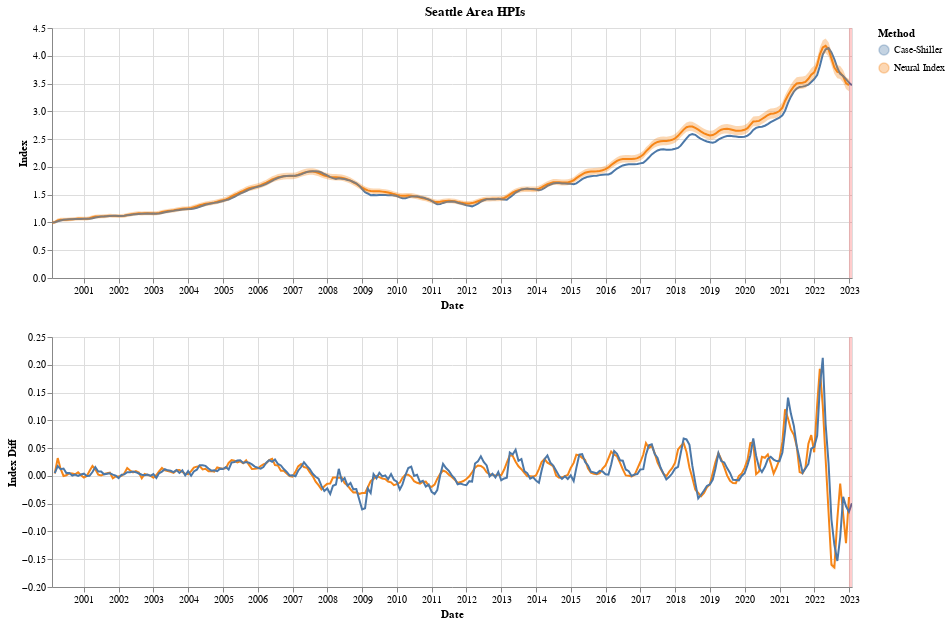

Write notebook code for a chart like this one.
### Code cell
def plot_seattle_index(df, max_plot_date=None):
    if max_plot_date is None:
        max_plot_date = df["sale_date"].max().strftime("%Y-%m-%d")

    df_cs = (
        read_cs(seasonally_adjusted=False)
        .drop(columns="Index")
        .assign(value_low=lambda x: 0)
        .assign(value_high=lambda x: 0)
        .assign(month=lambda x: x["month"].dt.strftime("%Y-%m-%d"))
        .assign(index=lambda x: "Case-Shiller")
    )

    df_fhfa = (
        read_fhfa(seasonally_adjusted=False)
        .drop(columns="Index")
        .assign(value_low=lambda x: 0)
        .assign(value_high=lambda x: 0)
        .assign(month=lambda x: x["month"].dt.strftime("%Y-%m-%d"))
        .assign(index=lambda x: "FHFA")
    )

    kwargs = {
        "region": None,
        "seasonally_adjusted": False,
        "max_year": pd.to_datetime(max_plot_date).year,
    }
    df_nz = (
        get_nz_index(model, df, **kwargs)
        .assign(index="Neural Index")
    )

    df_index = (
        pd.concat([df_nz, df_cs])
        # pd.concat([df_nz, df_fhfa])
        .assign(value_low=lambda x: x["value"] - x["value_low"])
        .assign(value_high=lambda x: x["value"] + x["value_high"])
    )

    chart = plot_index(
        df_index,
        height=250,
        width=800,
        max_plot_date=max_plot_date,
    )
    chart = chart.properties(
        title=alt.TitleParams("Seattle Area HPIs", anchor="middle"),
    )

    return chart


def plot_seattle_index_by_city(df, max_plot_date, n=5):
    df_nz_city = []
    for region in list(df["city"].value_counts().index[:n]):
        kwargs = {
            "region": region,
            "seasonally_adjusted": False,
            "max_year": pd.to_datetime(max_plot_date).year,
        }
        df_nz_city_i = (
            get_nz_index(model, df, **kwargs)
            .assign(City=region)
        )
        df_nz_city.append(df_nz_city_i)
    df_nz_city = pd.concat(df_nz_city)

    df_index = (
        df_nz_city
        .assign(value_low=lambda x: x["value"] - x["value_low"])
        .assign(value_high=lambda x: x["value"] + x["value_high"])
    )

    chart = plot_index(
        df_index,
        region="City",
        height=250,
        width=800,
        max_plot_date=max_plot_date,
    )
    chart = chart.properties(
        title=alt.TitleParams("Seattle Area Neural HPIs by City", anchor="middle"),
    )

    return chart


plot_seattle_index(df, max_plot_date="2023-02-01").display()
# plot_seattle_index_by_city(df, max_plot_date="2023-01-01").display()

### Figure 1 — Vega-Lite specification as saved in the notebook (floating-point values rounded to 4 significant figures; data arrays with more than 128 entries replaced by an {"elided": "..."} marker saying what was removed)
{"$schema": "https://vega.github.io/schema/vega-lite/v5.16.3.json", "config": {"view": {"continuousHeight": 300, "continuousWidth": 300}}, "datasets": {"data-2f524b96b5e05e75c850d66a5a1165f3": {"elided": "553 records"}, "data-59e3f2b58b1666c186b0f21976e0b11e": [{"start": "2022-12-31T00:00:00", "stop": "2023-02-01T00:00:00"}], "data-db4fe4ddd9e8bc24dc8d7bed5fb07fe0": {"elided": "553 records"}}, "params": [{"bind": "scales", "name": "param_1", "select": {"encodings": ["x", "y"], "type": "interval"}, "views": ["view_1"]}, {"bind": "scales", "name": "param_2", "select": {"encodings": ["x", "y"], "type": "interval"}, "views": ["view_2"]}], "title": {"anchor": "middle", "text": "Seattle Area HPIs"}, "vconcat": [{"data": {"name": "data-db4fe4ddd9e8bc24dc8d7bed5fb07fe0"}, "height": 250, "layer": [{"encoding": {"color": {"field": "index", "sort": ["Case-Shiller", "Neural Index"], "type": "nominal"}, "tooltip": [{"field": "month", "format": "%b %Y", "title": "Date", "type": "temporal"}, {"field": "index", "title": "Method", "type": "nominal"}, {"field": "value_low", "format": ".3f", "title": "Value (Low)", "type": "quantitative"}, {"field": "value", "format": ".3f", "title": "Value", "type": "quantitative"}, {"field": "value_high", "format": ".3f", "title": "Value (High)", "type": "quantitative"}], "x": {"axis": {"format": "%Y", "labelAngle": 0, "title": "Date"}, "field": "month", "type": "temporal"}, "y": {"field": "value", "title": "Index", "type": "quantitative"}}, "mark": {"type": "line"}, "name": "view_1"}, {"encoding": {"color": {"field": "index", "sort": ["Case-Shiller", "Neural Index"], "title": "Method", "type": "nominal"}, "tooltip": [{"field": "month", "format": "%b %Y", "title": "Date", "type": "temporal"}, {"field": "index", "title": "Method", "type": "nominal"}, {"field": "value_low", "format": ".3f", "title": "Value (Low)", "type": "quantitative"}, {"field": "value", "format": ".3f", "title": "Value", "type": "quantitative"}, {"field": "value_high", "format": ".3f", "title": "Value (High)", "type": "quantitative"}], "x": {"axis": {"format": "%Y", "labelAngle": 0, "title": "Date"}, "field": "month", "type": "temporal"}, "y": {"field": "value_low", "title": "", "type": "quantitative"}, "y2": {"field": "value_high", "title": ""}}, "mark": {"opacity": 0.33, "type": "errorband"}}, {"data": {"name": "data-59e3f2b58b1666c186b0f21976e0b11e"}, "encoding": {"x": {"field": "start", "type": "temporal"}, "x2": {"field": "stop"}, "y": {"value": 0}, "y2": {"value": 300}}, "mark": {"color": "red", "opacity": 0.2, "type": "rect"}}], "width": 800}, {"data": {"name": "data-2f524b96b5e05e75c850d66a5a1165f3"}, "height": 250, "layer": [{"encoding": {"color": {"field": "index", "sort": ["Case-Shiller", "Neural Index"], "type": "nominal"}, "tooltip": [{"field": "month", "format": "%b %Y", "title": "Date", "type": "temporal"}, {"field": "index", "title": "Method", "type": "nominal"}, {"field": "value_low", "format": ".3f", "title": "Value (Low)", "type": "quantitative"}, {"field": "value", "format": ".3f", "title": "Value", "type": "quantitative"}, {"field": "value_high", "format": ".3f", "title": "Value (High)", "type": "quantitative"}], "x": {"axis": {"format": "%Y", "labelAngle": 0, "title": "Date"}, "field": "month", "type": "temporal"}, "y": {"field": "value", "title": "Index Diff", "type": "quantitative"}}, "mark": {"type": "line"}, "name": "view_2"}, {"encoding": {"color": {"field": "index", "sort": ["Case-Shiller", "Neural Index"], "title": "Method", "type": "nominal"}, "tooltip": [{"field": "month", "format": "%b %Y", "title": "Date", "type": "temporal"}, {"field": "index", "title": "Method", "type": "nominal"}, {"field": "value_low", "format": ".3f", "title": "Value (Low)", "type": "quantitative"}, {"field": "value", "format": ".3f", "title": "Value", "type": "quantitative"}, {"field": "value_high", "format": ".3f", "title": "Value (High)", "type": "quantitative"}], "x": {"axis": {"format": "%Y", "labelAngle": 0, "title": "Date"}, "field": "month", "type": "temporal"}, "y": {"field": "value_low", "title": "", "type": "quantitative"}, "y2": {"field": "value_high", "title": ""}}, "mark": {"opacity": 0.2, "type": "errorband"}}, {"data": {"name": "data-59e3f2b58b1666c186b0f21976e0b11e"}, "encoding": {"x": {"field": "start", "type": "temporal"}, "x2": {"field": "stop"}, "y": {"value": 0}, "y2": {"value": 300}}, "mark": {"color": "red", "opacity": 0.2, "type": "rect"}}], "width": 800}]}
